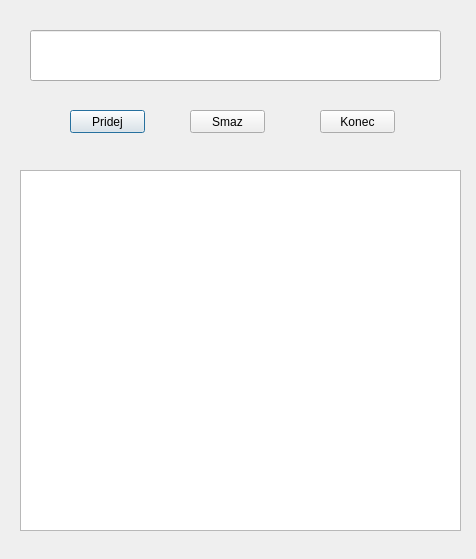
<?xml version="1.0" encoding="UTF-8"?>
<ui version="4.0">
 <class>Dialog</class>
 <widget class="QDialog" name="Dialog">
  <property name="geometry">
   <rect>
    <x>0</x>
    <y>0</y>
    <width>476</width>
    <height>559</height>
   </rect>
  </property>
  <property name="windowTitle">
   <string>Dialog</string>
  </property>
  <widget class="QPushButton" name="pushButton">
   <property name="geometry">
    <rect>
     <x>70</x>
     <y>110</y>
     <width>75</width>
     <height>23</height>
    </rect>
   </property>
   <property name="text">
    <string>Pridej</string>
   </property>
  </widget>
  <widget class="QPushButton" name="pushButton_2">
   <property name="geometry">
    <rect>
     <x>190</x>
     <y>110</y>
     <width>75</width>
     <height>23</height>
    </rect>
   </property>
   <property name="text">
    <string>Smaz</string>
   </property>
  </widget>
  <widget class="QPushButton" name="pushButton_3">
   <property name="geometry">
    <rect>
     <x>320</x>
     <y>110</y>
     <width>75</width>
     <height>23</height>
    </rect>
   </property>
   <property name="text">
    <string>Konec</string>
   </property>
  </widget>
  <widget class="QListWidget" name="listWidget">
   <property name="geometry">
    <rect>
     <x>20</x>
     <y>170</y>
     <width>441</width>
     <height>361</height>
    </rect>
   </property>
  </widget>
  <widget class="QLineEdit" name="lineEdit">
   <property name="geometry">
    <rect>
     <x>30</x>
     <y>30</y>
     <width>411</width>
     <height>51</height>
    </rect>
   </property>
  </widget>
 </widget>
 <resources/>
 <connections>
  <connection>
   <sender>pushButton_3</sender>
   <signal>clicked()</signal>
   <receiver>Dialog</receiver>
   <slot>close()</slot>
   <hints>
    <hint type="sourcelabel">
     <x>366</x>
     <y>128</y>
    </hint>
    <hint type="destinationlabel">
     <x>455</x>
     <y>124</y>
    </hint>
   </hints>
  </connection>
  <connection>
   <sender>pushButton</sender>
   <signal>clicked()</signal>
   <receiver>Dialog</receiver>
   <slot>vloz()</slot>
   <hints>
    <hint type="sourcelabel">
     <x>124</x>
     <y>121</y>
    </hint>
    <hint type="destinationlabel">
     <x>45</x>
     <y>126</y>
    </hint>
   </hints>
  </connection>
  <connection>
   <sender>pushButton_2</sender>
   <signal>clicked()</signal>
   <receiver>Dialog</receiver>
   <slot>smaz()</slot>
   <hints>
    <hint type="sourcelabel">
     <x>236</x>
     <y>119</y>
    </hint>
    <hint type="destinationlabel">
     <x>300</x>
     <y>133</y>
    </hint>
   </hints>
  </connection>
 </connections>
 <slots>
  <slot>vloz()</slot>
  <slot>smaz()</slot>
 </slots>
</ui>
